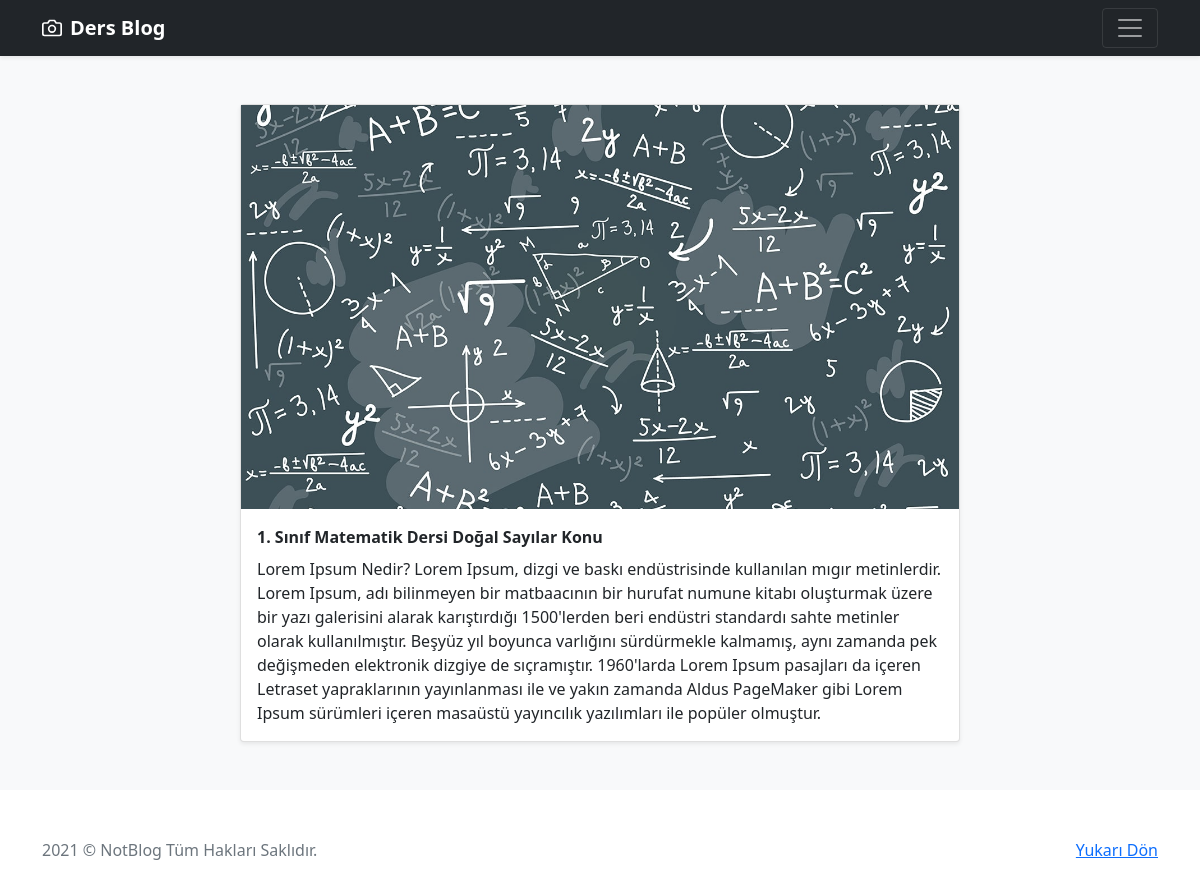
The app's page /sayfalar/detay.php?id=4 with its own data.
### tables this page shows
CREATE TABLE IF NOT EXISTS `notlar` (
  `not_id` int(10) UNSIGNED NOT NULL AUTO_INCREMENT,
  `kategori_adi` varchar(255) NOT NULL,
  `not_baslik` varchar(255) NOT NULL,
  `not_icerik` text NOT NULL,
  `not_resim` varchar(255) NOT NULL,
  `tarih` timestamp NOT NULL DEFAULT CURRENT_TIMESTAMP,
  PRIMARY KEY (`not_id`)
);

### sayfalar/detay.php (the view, shortened to what this page needs)
<!doctype html>
	<html lang="tr">
	<head>
		<link href="https://cdn.jsdelivr.net/npm/bootstrap@5.0.0-beta1/dist/css/bootstrap.min.css" rel="stylesheet">
</head>
<body>
	<header>
		<div class="navbar navbar-dark bg-dark shadow-sm">
			<div class="container">
				<a href="../index.php" class="navbar-brand d-flex align-items-center">
					<strong>Ders Blog</strong>
				</a>
				<button class="navbar-toggler" type="button" data-bs-toggle="collapse" data-bs-target="#navbarHeader" aria-controls="navbarHeader" aria-expanded="false" aria-label="Toggle navigation">
					<span class="navbar-toggler-icon"></span>
				</button>
			</div>
		</div>
	</header>
	<main>
		<div class="album py-5 bg-light ">
			<div class="container ">
				<div class="row col-8 mx-auto">
					<?php
					include '../diger/veritabani.php';
					$id = $_GET['id'];
					$query = $db->query("SELECT * FROM notlar WHERE not_id = $id ", PDO::FETCH_ASSOC);
					if ( $query->rowCount() ){
						foreach( $query as $row ){
							?>
							<div class="col-12">
								<div class="card shadow-sm">
									<img src="../admin/<?=$row['not_resim']?>">
									<div class="card-body">
										<div class="card-title">
											<b><?=$row['not_baslik']?></b>
										</div>
										<p class="card-text"><?=$row['not_icerik']?></p>
									</div>
								</div>
							</div>
							<?php
						}
					}
					?>
				</div>
			</div>
		</div>
	</main>
	<footer class="text-muted py-5">
		<div class="container">
			<p class="float-end mb-1">
				<a href="#">Yukarı Dön</a>
			</p>
			<p class="mb-1">2021 &copy; NotBlog Tüm Hakları Saklıdır.</p>
		</div>
	</footer>
</body>
</html>

### records on screen
notlar: not_baslik "1. Sınıf Matematik Dersi Doğal Sayılar Konu", not_icerik "Lorem Ipsum Nedir? Lorem Ipsum, dizgi ve baskı endüstrisinde kullanılan mıgır metinlerdir. Lorem Ipsum, adı bilinmeyen bir matbaacının bir hurufat numune kitabı oluşturmak üzere bir yazı galerisini alarak karıştırdığı 1500'lerden beri endüstri standardı sahte metinler olarak kullanılmıştır. Beşyüz yıl boyunca varlığını sürdürmekle kalmamış, aynı zamanda pek değişmeden elektronik dizgiye de sıçramıştır. 1960'larda Lorem Ipsum pasajları da içeren Letraset yapraklarının yayınlanması ile ve yakın zamanda Aldus PageMaker gibi Lorem Ipsum sürümleri içeren masaüstü yayıncılık yazılımları ile popüler olmuştur."
